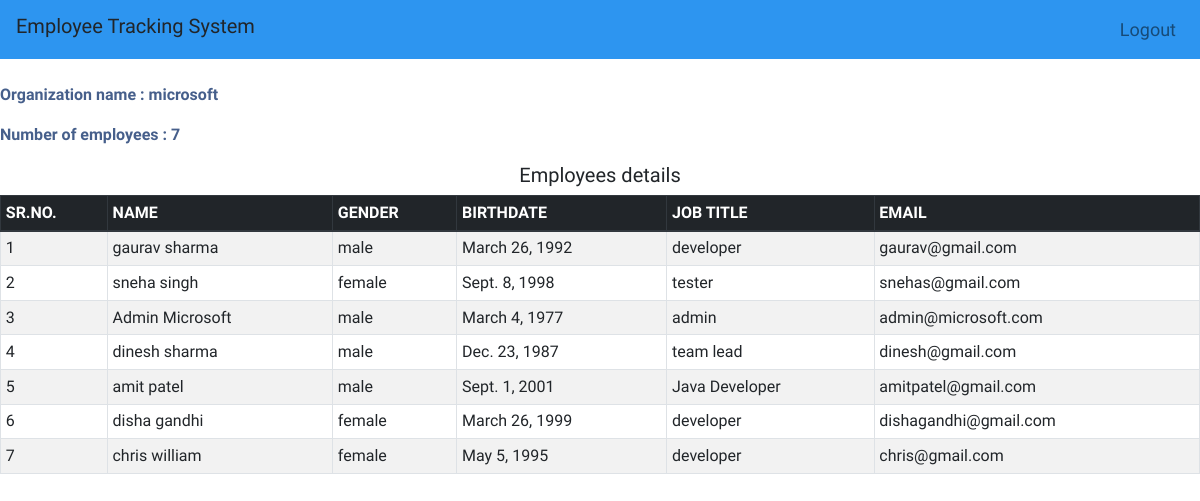
Page /showm (signed in) on the earlier database version.
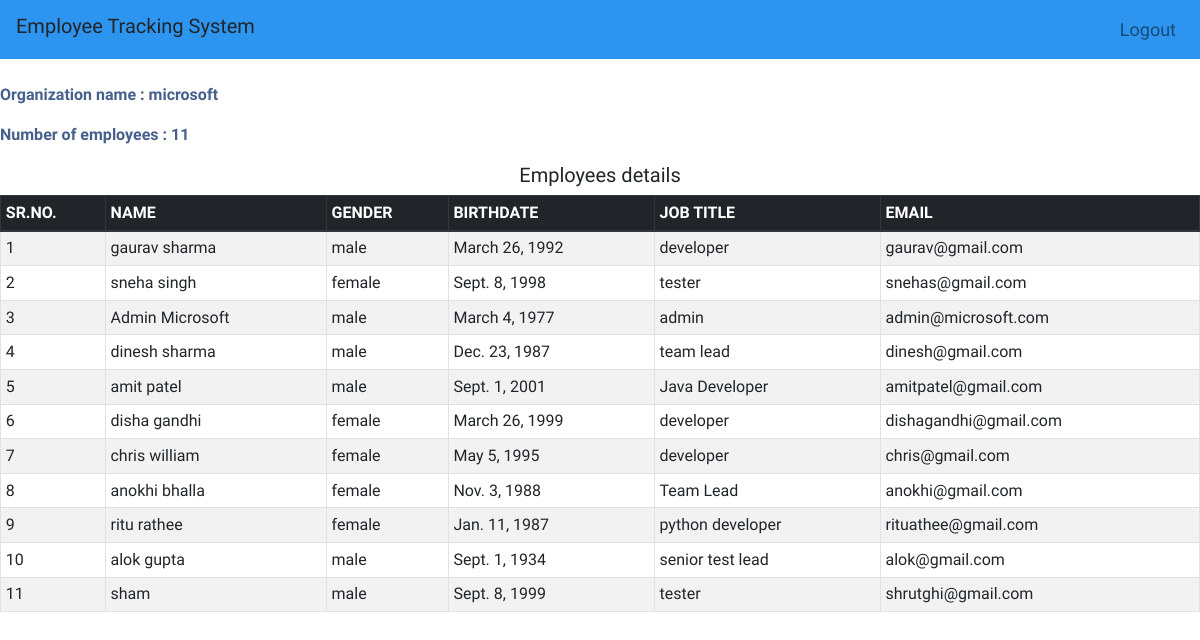
Same page on the later database version.
### employeetrackingsystem/models/employee.py (models this page shows, shortened)
class Employee(models.Model):
    name=models.CharField(max_length=100)
    gender=models.CharField(max_length=10, choices=GENDER, default='male')
    jobtitle=models.CharField(max_length=100)
    organization=models.CharField(max_length=10, choices=ORG)
    dob=models.DateField(default=datetime.datetime.today)
    email=models.EmailField(unique=True)
    password=models.CharField(max_length=100)

### employeetrackingsystem/middlewares/auth.py (the view)
    def middleware(request):
        print(request.session.get('employee'))
        if not request.session.get('employee'):
            return redirect('login')
        response=get_response(request)
        return response

### employeetrackingsystem/views/details.py (called while the page is built)
def showm(request):
    employee=Employee.objects.filter(organization='microsoft')
    totalcountM=Employee.objects.filter(organization='microsoft').count()
    nameM=Employee.objects.values_list('organization', flat=True).get(pk=2)
    d={'employee':employee, 'totalcountM':totalcountM, 'nameM':nameM}
    return render(request, 'detailsm.html', d)

### employeetrackingsystem/templates/detailsm.html
{% extends 'navbar.html' %}
{%block content%}
<br><b><p>Organization name : {{nameM}}</p>
    <p>Number of employees : {{totalcountM}}</p></b>
    <h5>Employees details</h5>
    <table class="table table-striped table-bordered table-sm table-striped">
        <thead class="thead-dark">
            <tr>
                <th>SR.NO.</th>
                <th>NAME</th>
                <th>GENDER</th>
                <th>BIRTHDATE</th>
                <th>JOB TITLE</th>
                <th>EMAIL</th>
            </tr>
        </thead>
        <tbody>
            {% for employee in employee %}
            <tr>
                <td>{{forloop.counter}}</td>
                <td>{{employee.name}}</td>
                <td>{{employee.gender}}</td>
                <td>{{employee.dob}}</td>
                <td>{{employee.jobtitle}}</td>
                <td>{{employee.email}}</td>
            </tr>
            {% endfor %}
        </tbody>
    </table>
    {% endblock %}

### employeetrackingsystem/templates/navbar.html (shortened to what this page needs)
<!doctype html>
<html lang="en">
  <head>
    <link rel="stylesheet" href="https://maxcdn.bootstrapcdn.com/bootstrap/4.0.0/css/bootstrap.min.css">
  </head>
  <body>
      <nav class="one-edge-shadow sticky-top navbar navbar-expand-sm navbar-light">
          <div class="collapse navbar-collapse" id="navbarSupportedContent">
              <ul class="navbar-nav mr-auto">
                  <h5>Employee Tracking System</h5>
              </ul>
              <ul class="navbar-nav ml-auto">
                <li class="nav-item">
                    <a class="nav-link" href="/logout">Logout<span class="sr-only">(current)</span></a>
                </li>
            </ul>
          </div>
      </nav>
    {%  block content %}
    {% endblock %}
  </body>
</html>

### employeetrackingsystem/templates/navbar.html (style rules this page uses)
body { font-family: 'Alata'; font-size: 16px; }
nav { background-color:rgb(45, 149, 240); font-size: 18px; margin: 0; padding: 14px 16px; }
p { color: rgb(70, 95, 139); }
h5 { text-align: center; }

Differences in the rows shown:
added Employee: name "anokhi bhalla", gender "female", dob "Nov. 3, 1988", jobtitle "Team Lead", email "anokhi@gmail.com"
added Employee: name "ritu rathee", gender "female", dob "Jan. 11, 1987", jobtitle "python developer", email "rituathee@gmail.com"
added Employee: name "alok gupta", gender "male", dob "Sept. 1, 1934", jobtitle "senior test lead", email "alok@gmail.com"
added Employee: name "sham", gender "male", dob "Sept. 8, 1999", jobtitle "tester", email "shrutghi@gmail.com"
Other differences:
{{ totalcountM }}: "7" → "11"
